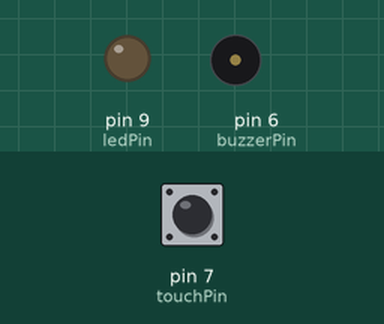
The program below on a simulated Arduino Uno, built with avr-gcc and run on an emulated ATmega328P. On the bench: output pins drawn as LEDs (lit = HIGH), buzzer (waves = sounding, pin HIGH). Inputs (shaded band) come from the test bench; at power-on: pin 7 (touchPin) HIGH.

Above: at 1.8 s.
1.9 s: pin 7 (touchPin) pulled LOW for 0.6 s
At 2.4 s:
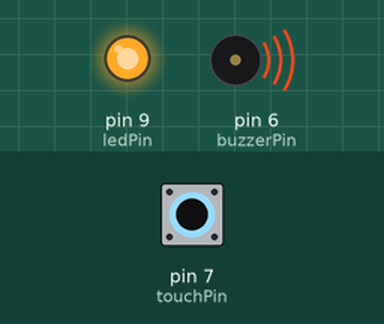
4.0 s: pin 7 (touchPin) pulled LOW for 3.2 s
At 7.6 s:
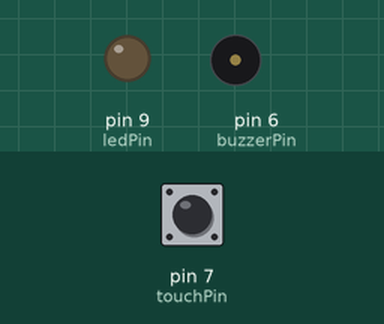
Timing chart, 0 to 9.1 s (numbered marks = the images above; inputs shaded):
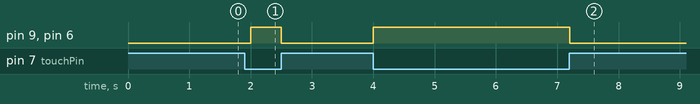

Measured:
- after the input at 1.9 s, pin 9 (ledPin), pin 6 (buzzerPin): LOW → HIGH after 0.10 s, → LOW 0.50 s later
- after the input at 4.0 s, pin 9 (ledPin), pin 6 (buzzerPin): LOW → HIGH at once, → LOW 3.2 s later

The program:

main.cpp
```cpp
#include <Arduino.h>
// Define pins
const int buzzerPin = 6; // Buzzer connected to digital pin 8
const int ledPin = 9;    // LED connected to digital pin 13
const int touchPin = 7;  // Wire touch sensor connected to digital pin 2

void setup()
{
  pinMode(buzzerPin, OUTPUT);
  pinMode(ledPin, OUTPUT);
  pinMode(touchPin, INPUT);
  Serial.begin(9600);
}

void loop()
{
  // Check if wire is touched
  if (digitalRead(touchPin) == LOW)
  {
    // Wire is touched, activate buzzer and LED
    digitalWrite(buzzerPin, HIGH);
    digitalWrite(ledPin, HIGH);
    delay(100); // Buzz for 1 second
    // Wait for 1 second
  }
  else
  {
    digitalWrite(buzzerPin, LOW);
    digitalWrite(ledPin, LOW);
    delay(500);
  }
}
```
